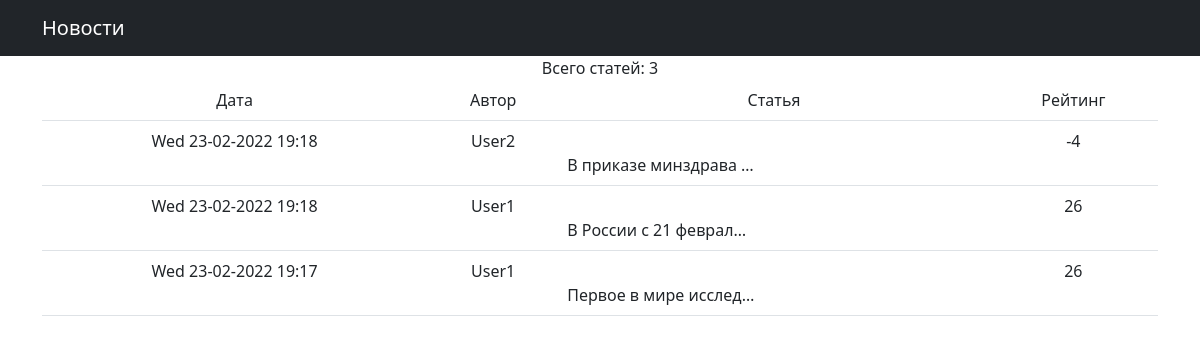
Page /news/ on the committed database.
### news/models.py (models this page shows, shortened)
class Post(models.Model):
    article = 'ar'
    news = 'ne'
    POST_TYPE = [
        (article, 'Статья'),
        (news,   'Новость'),
    ]
    author = models.ForeignKey(Author, on_delete=models.CASCADE)
    post_types = models.CharField(max_length=2, choices=POST_TYPE, default=news)
    time_add_post = models.DateTimeField(auto_now_add=True)
    categories = models.ManyToManyField(Category, through='PostCategory')
    title_post = models.CharField(max_length=128)
    post_text = models.TextField()
    post_rating = models.IntegerField(default=0)

class Author(models.Model):
    author_user = models.OneToOneField(User, on_delete=models.CASCADE)
    rating = models.IntegerField(default=0)

### news/views.py (the view)
# urls.py: path('', PostList.as_view()),
class PostList(ListView):
    model = Post
    template_name = 'news.html'
    context_object_name = 'posts'
    queryset = Post.objects.order_by('-time_add_post')

### news/templatetags/censor_filter.py (called while the page is built)
@register.filter(name='censor')
def censor(value):
    keyword_processor = KeywordProcessor(case_sensitive=True)
    keyword_processor.add_keyword("Коронавирус", "*****")
    keyword_processor.add_keyword("Covid", "*****")
    text = KeywordProcessor.replace_keywords(keyword_processor, value)
    return text

### templates/news.html (shortened to what this page needs)
{% extends 'flatpages/default.html' %}
{% load censor_filter %}
{% block content %}
<a>Всего статей: {{ posts |length }}</a>
<table class="table">
            <tr>
                <td>
                    Дата
                </td>
                <td>
                    Автор
                </td>
                <td>
                    Статья
                </td>
                <td>
                    Рейтинг
                </td>
            </tr>
{% for post in posts %}
<tr>
    <td>{{ post.time_add_post |date:"D d-m-Y H:i" }}</td>
    <td>{{ post.author.author_user }}</td>
    <td align="left"><a href=/news/{{ post.id }}>{{ post.title_post | censor}}</a><br>
    {{ post.post_text |truncatechars:21 }}</td>
    <td>{{ post.author.rating }}</td>
</tr>
{% endfor %}
</table>
{% endblock content %}

### templates/flatpages/default.html (shortened to what this page needs)
<!DOCTYPE html>
<html lang="en">
    <head>
        {% load static %}
        <link href="{% static 'css/styles.css' %}" rel="stylesheet" />
    </head>
    <body>
        <nav class="navbar navbar-expand-lg navbar-dark bg-dark static-top">
   <div class="container">
       <a class="navbar-brand" href="/news/">Новости</a>
   </div>
</nav>
        <div class="container">
          <div class="row">
          <div class="col-lg-12 text-center">
           {% block content %}{% endblock content %}
       </div>
   </div>
</div>
    </body>
</html>

### rows in the picture
Post: time_add_post "Wed 23-02-2022 19:18", author.author_user "User2", post_text "В приказе минздрава …", author.rating "-4"
Post: time_add_post "Wed 23-02-2022 19:18", author.author_user "User1", post_text "В России с 21 феврал…", author.rating "26"
Post: time_add_post "Wed 23-02-2022 19:17", author.author_user "User1", post_text "Первое в мире исслед…", author.rating "26"

### other values in the picture
{{ posts |length }} "3"
